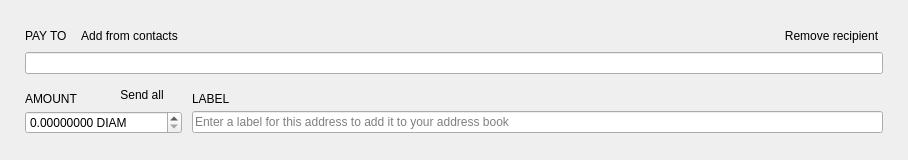
<?xml version="1.0" encoding="UTF-8"?>
<ui version="4.0">
 <class>TransferFrame</class>
 <widget class="QFrame" name="TransferFrame">
  <property name="geometry">
   <rect>
    <x>0</x>
    <y>0</y>
    <width>908</width>
    <height>160</height>
   </rect>
  </property>
  <property name="sizePolicy">
   <sizepolicy hsizetype="Preferred" vsizetype="Preferred">
    <horstretch>0</horstretch>
    <verstretch>150</verstretch>
   </sizepolicy>
  </property>
  <property name="minimumSize">
   <size>
    <width>0</width>
    <height>160</height>
   </size>
  </property>
  <property name="maximumSize">
   <size>
    <width>16777215</width>
    <height>160</height>
   </size>
  </property>
  <property name="windowTitle">
   <string>Frame</string>
  </property>
  <property name="styleSheet">
   <string notr="true"/>
  </property>
  <property name="frameShape">
   <enum>QFrame::NoFrame</enum>
  </property>
  <property name="frameShadow">
   <enum>QFrame::Plain</enum>
  </property>
  <layout class="QVBoxLayout" name="verticalLayout">
   <property name="spacing">
    <number>10</number>
   </property>
   <property name="leftMargin">
    <number>25</number>
   </property>
   <property name="rightMargin">
    <number>25</number>
   </property>
   <item>
    <spacer name="verticalSpacer_2">
     <property name="orientation">
      <enum>Qt::Vertical</enum>
     </property>
     <property name="sizeHint" stdset="0">
      <size>
       <width>20</width>
       <height>40</height>
      </size>
     </property>
    </spacer>
   </item>
   <item>
    <layout class="QGridLayout" name="gridLayout">
     <property name="verticalSpacing">
      <number>5</number>
     </property>
     <item row="0" column="0">
      <widget class="WalletGui::WalletNormalGrayTextLabel" name="m_payToTextLabel">
       <property name="sizePolicy">
        <sizepolicy hsizetype="Minimum" vsizetype="Minimum">
         <horstretch>0</horstretch>
         <verstretch>0</verstretch>
        </sizepolicy>
       </property>
       <property name="text">
        <string>PAY TO</string>
       </property>
       <property name="alignment">
        <set>Qt::AlignLeading|Qt::AlignLeft|Qt::AlignVCenter</set>
       </property>
       <property name="margin">
        <number>0</number>
       </property>
       <property name="indent">
        <number>0</number>
       </property>
      </widget>
     </item>
     <item row="0" column="1">
      <widget class="WalletGui::WalletTinyLinkLikeButton" name="m_addressBookButton">
       <property name="sizePolicy">
        <sizepolicy hsizetype="Preferred" vsizetype="Minimum">
         <horstretch>0</horstretch>
         <verstretch>0</verstretch>
        </sizepolicy>
       </property>
       <property name="cursor">
        <cursorShape>PointingHandCursor</cursorShape>
       </property>
       <property name="focusPolicy">
        <enum>Qt::NoFocus</enum>
       </property>
       <property name="layoutDirection">
        <enum>Qt::LeftToRight</enum>
       </property>
       <property name="text">
        <string>Add from contacts</string>
       </property>
       <property name="flat">
        <bool>true</bool>
       </property>
      </widget>
     </item>
     <item row="0" column="2">
      <spacer name="horizontalSpacer">
       <property name="orientation">
        <enum>Qt::Horizontal</enum>
       </property>
       <property name="sizeHint" stdset="0">
        <size>
         <width>318</width>
         <height>10</height>
        </size>
       </property>
      </spacer>
     </item>
     <item row="0" column="3" alignment="Qt::AlignBottom">
      <widget class="WalletGui::WalletTinyLinkLikeButton" name="m_removeButton">
       <property name="sizePolicy">
        <sizepolicy hsizetype="Preferred" vsizetype="Minimum">
         <horstretch>0</horstretch>
         <verstretch>0</verstretch>
        </sizepolicy>
       </property>
       <property name="cursor">
        <cursorShape>PointingHandCursor</cursorShape>
       </property>
       <property name="focusPolicy">
        <enum>Qt::NoFocus</enum>
       </property>
       <property name="text">
        <string>Remove recipient</string>
       </property>
       <property name="flat">
        <bool>true</bool>
       </property>
      </widget>
     </item>
     <item row="1" column="0" colspan="4">
      <widget class="WalletGui::ClearableLineEdit" name="m_sendAddressEdit">
       <property name="styleSheet">
        <string notr="true">[errorState=&quot;true&quot;] {
  border-color: #ef3131;
}</string>
       </property>
      </widget>
     </item>
    </layout>
   </item>
   <item>
    <layout class="QGridLayout" name="gridLayout_2">
     <property name="verticalSpacing">
      <number>5</number>
     </property>
     <item row="0" column="0">
      <widget class="WalletGui::WalletNormalGrayTextLabel" name="m_amountTextLabel">
       <property name="sizePolicy">
        <sizepolicy hsizetype="Minimum" vsizetype="Minimum">
         <horstretch>0</horstretch>
         <verstretch>0</verstretch>
        </sizepolicy>
       </property>
       <property name="text">
        <string>AMOUNT</string>
       </property>
       <property name="alignment">
        <set>Qt::AlignBottom|Qt::AlignLeading|Qt::AlignLeft</set>
       </property>
       <property name="indent">
        <number>0</number>
       </property>
      </widget>
     </item>
     <item row="0" column="1">
      <widget class="WalletGui::WalletTinyLinkLikeButton" name="m_sendAllButton">
       <property name="sizePolicy">
        <sizepolicy hsizetype="Minimum" vsizetype="Minimum">
         <horstretch>0</horstretch>
         <verstretch>0</verstretch>
        </sizepolicy>
       </property>
       <property name="cursor">
        <cursorShape>PointingHandCursor</cursorShape>
       </property>
       <property name="focusPolicy">
        <enum>Qt::NoFocus</enum>
       </property>
       <property name="layoutDirection">
        <enum>Qt::LeftToRight</enum>
       </property>
       <property name="text">
        <string>Send all</string>
       </property>
       <property name="flat">
        <bool>true</bool>
       </property>
      </widget>
     </item>
     <item row="0" column="2">
      <widget class="WalletGui::WalletNormalGrayTextLabel" name="m_labelTextLabel">
       <property name="text">
        <string>LABEL</string>
       </property>
       <property name="alignment">
        <set>Qt::AlignBottom|Qt::AlignLeading|Qt::AlignLeft</set>
       </property>
       <property name="indent">
        <number>0</number>
       </property>
      </widget>
     </item>
     <item row="1" column="0" colspan="2">
      <widget class="QDoubleSpinBox" name="m_sendAmountSpin">
       <property name="maximumSize">
        <size>
         <width>16777215</width>
         <height>16777215</height>
        </size>
       </property>
       <property name="focusPolicy">
        <enum>Qt::ClickFocus</enum>
       </property>
       <property name="layoutDirection">
        <enum>Qt::LeftToRight</enum>
       </property>
       <property name="styleSheet">
        <string notr="true">[errorState=&quot;true&quot;] {
  border-color: #ef3131;
}</string>
       </property>
       <property name="buttonSymbols">
        <enum>QAbstractSpinBox::UpDownArrows</enum>
       </property>
       <property name="suffix">
        <string notr="true"> DIAM</string>
       </property>
       <property name="decimals">
        <number>8</number>
       </property>
       <property name="maximum">
        <double>100000000.000000000000000</double>
       </property>
      </widget>
     </item>
     <item row="1" column="2">
      <widget class="WalletGui::ClearableLineEdit" name="m_sendLabelEdit">
       <property name="styleSheet">
        <string notr="true">[errorState=&quot;true&quot;] {
  border-color: #ef3131;
}</string>
       </property>
       <property name="placeholderText">
        <string>Enter a label for this address to add it to your address book</string>
       </property>
      </widget>
     </item>
    </layout>
   </item>
   <item>
    <spacer name="verticalSpacer">
     <property name="orientation">
      <enum>Qt::Vertical</enum>
     </property>
     <property name="sizeHint" stdset="0">
      <size>
       <width>20</width>
       <height>40</height>
      </size>
     </property>
    </spacer>
   </item>
  </layout>
 </widget>
 <customwidgets>
  <customwidget>
   <class>WalletGui::WalletTinyLinkLikeButton</class>
   <extends>QPushButton</extends>
   <header>Gui/Common/WalletLinkLikeButton.h</header>
  </customwidget>
  <customwidget>
   <class>WalletGui::WalletNormalGrayTextLabel</class>
   <extends>QLabel</extends>
   <header>Gui/Common/WalletTextLabel.h</header>
  </customwidget>
  <customwidget>
   <class>WalletGui::ClearableLineEdit</class>
   <extends>QLineEdit</extends>
   <header>Gui/Common/ClearableLineEdit.h</header>
  </customwidget>
 </customwidgets>
 <tabstops>
  <tabstop>m_sendAddressEdit</tabstop>
  <tabstop>m_sendAmountSpin</tabstop>
  <tabstop>m_sendLabelEdit</tabstop>
  <tabstop>m_addressBookButton</tabstop>
  <tabstop>m_removeButton</tabstop>
 </tabstops>
 <resources/>
 <connections>
  <connection>
   <sender>m_removeButton</sender>
   <signal>clicked()</signal>
   <receiver>TransferFrame</receiver>
   <slot>deleteLater()</slot>
   <hints>
    <hint type="sourcelabel">
     <x>797</x>
     <y>41</y>
    </hint>
    <hint type="destinationlabel">
     <x>445</x>
     <y>79</y>
    </hint>
   </hints>
  </connection>
  <connection>
   <sender>m_addressBookButton</sender>
   <signal>clicked()</signal>
   <receiver>TransferFrame</receiver>
   <slot>addressBookClicked()</slot>
   <hints>
    <hint type="sourcelabel">
     <x>136</x>
     <y>41</y>
    </hint>
    <hint type="destinationlabel">
     <x>445</x>
     <y>79</y>
    </hint>
   </hints>
  </connection>
  <connection>
   <sender>m_sendAddressEdit</sender>
   <signal>textChanged(QString)</signal>
   <receiver>TransferFrame</receiver>
   <slot>labelOrAddressChanged(QString)</slot>
   <hints>
    <hint type="sourcelabel">
     <x>445</x>
     <y>56</y>
    </hint>
    <hint type="destinationlabel">
     <x>445</x>
     <y>79</y>
    </hint>
   </hints>
  </connection>
  <connection>
   <sender>m_sendLabelEdit</sender>
   <signal>textChanged(QString)</signal>
   <receiver>TransferFrame</receiver>
   <slot>labelOrAddressChanged(QString)</slot>
   <hints>
    <hint type="sourcelabel">
     <x>582</x>
     <y>128</y>
    </hint>
    <hint type="destinationlabel">
     <x>445</x>
     <y>79</y>
    </hint>
   </hints>
  </connection>
  <connection>
   <sender>m_sendAmountSpin</sender>
   <signal>valueChanged(QString)</signal>
   <receiver>TransferFrame</receiver>
   <slot>amountStringChanged(QString)</slot>
   <hints>
    <hint type="sourcelabel">
     <x>124</x>
     <y>124</y>
    </hint>
    <hint type="destinationlabel">
     <x>453</x>
     <y>79</y>
    </hint>
   </hints>
  </connection>
  <connection>
   <sender>m_sendAddressEdit</sender>
   <signal>textChanged(QString)</signal>
   <receiver>TransferFrame</receiver>
   <slot>addressChanged(QString)</slot>
   <hints>
    <hint type="sourcelabel">
     <x>453</x>
     <y>69</y>
    </hint>
    <hint type="destinationlabel">
     <x>453</x>
     <y>79</y>
    </hint>
   </hints>
  </connection>
  <connection>
   <sender>m_sendAllButton</sender>
   <signal>clicked()</signal>
   <receiver>TransferFrame</receiver>
   <slot>sendAllClicked()</slot>
   <hints>
    <hint type="sourcelabel">
     <x>136</x>
     <y>97</y>
    </hint>
    <hint type="destinationlabel">
     <x>453</x>
     <y>79</y>
    </hint>
   </hints>
  </connection>
 </connections>
 <slots>
  <slot>addressBookClicked()</slot>
  <slot>pasteClicked()</slot>
  <slot>labelOrAddressChanged(QString)</slot>
  <slot>addressChanged(QString)</slot>
  <slot>amountStringChanged(QString)</slot>
  <slot>sendAllClicked()</slot>
 </slots>
</ui>
